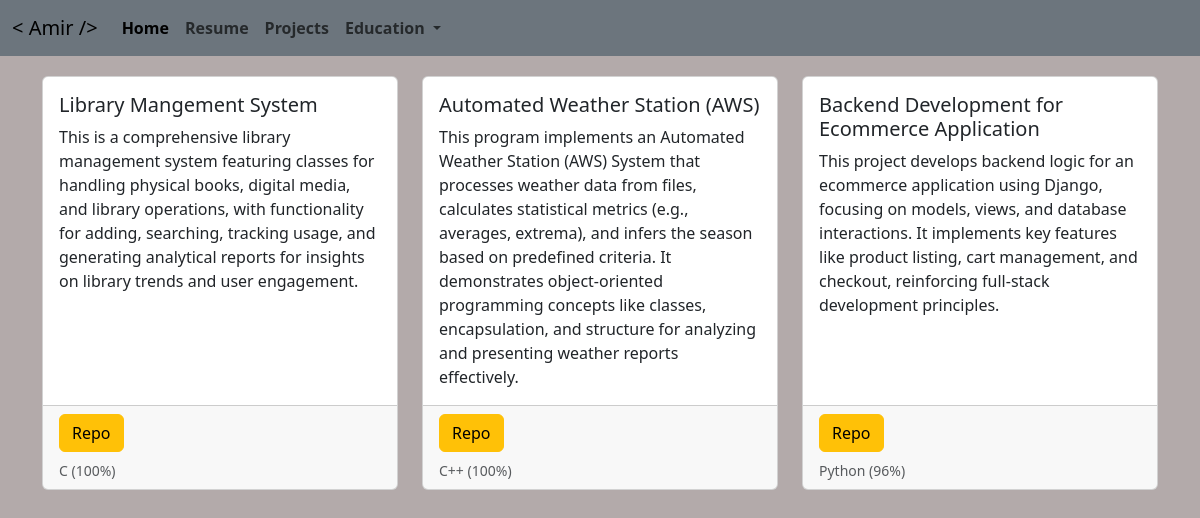
The app's page /projects/, older data.
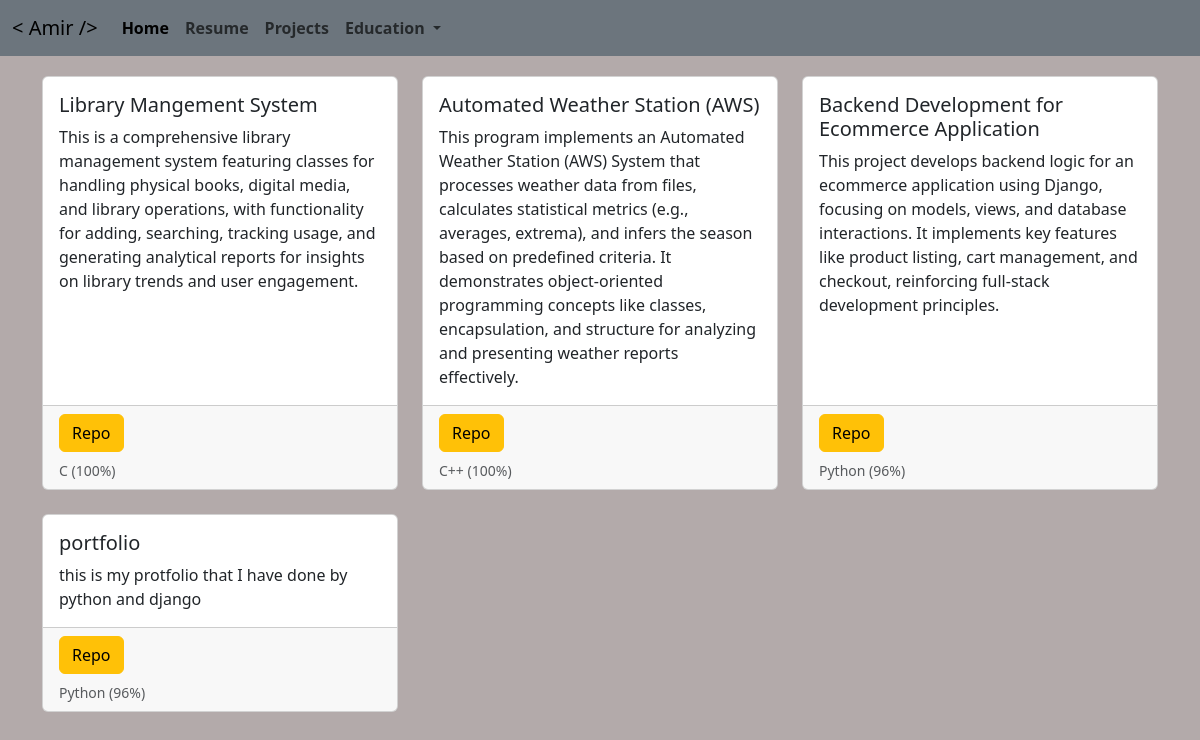
The same page, newer data.
### myapp/models.py (models this page shows, shortened)
class projects(models.Model):
    id = models.AutoField(primary_key=True,unique=True)
    user = models.ForeignKey(users, on_delete=models.CASCADE, related_name = 'projects')
    project_name = models.CharField(max_length = 200,unique = True)
    project_language = models.ManyToManyField(languages, through='assign_language')
    project_link = models.URLField(max_length = 200,unique = True)
    description = models.TextField()

class languages(models.Model):
    id = models.UUIDField(primary_key=True, default=uuid.uuid4, editable=False)
    language_name = models.CharField(max_length = 50,unique = True)
    percentage = models.IntegerField()

### myapp/views.py (the view)
# urls.py: path('projects/', Project,name='projects'),
def Project(request):
    all_projects = projects.objects.all()
    context = {'projects':all_projects}
    return render(request,'projects.html',context)

### template/projects.html (shortened to what this page needs)
{% load static %}
<!DOCTYPE html>
<html lang="en">
<head>
    <link href="https://cdn.jsdelivr.net/npm/bootstrap@5.3.0/dist/css/bootstrap.min.css" rel="stylesheet">
    <link rel="stylesheet" type="text/css" media="screen" href="{% static 'styles/project.css' %}">
</head>
<body>
    {% include 'navbar.html' %}
    <section class="userList" style="margin-top: 20px;">
        <div class="container">
            <div class="row g-4">
                {% for project in projects %}
                <div class="col-12 col-sm-12 col-md-4">
                    <div class="card h-100">
                        <div class="card-body">
                            <h5 class="card-title">{{ project.project_name }}</h5>
                            <p class="card-text">{{ project.description }}</p>
                        </div>
                        <div class="card-footer">
                            <a href="{{ project.project_link }}" class="btn btn-warning">Repo</a>
                            <small class="text-body-secondary d-block mt-2">
                                {% for language in project.project_language.all %}
                                {{ language.language_name }} ({{ language.percentage }}%)
                                {% endfor %}
                            </small>
                        </div>
                    </div>
                </div>
                {% endfor %}
            </div>
        </div>
    </section>
</body>
</html>

Row changes from the older to the newer data that the page shows:
added projects: project_name "portfolio", description "this is my protfolio that I have done by python and django", languages (language_name "Python", percentage "96")
